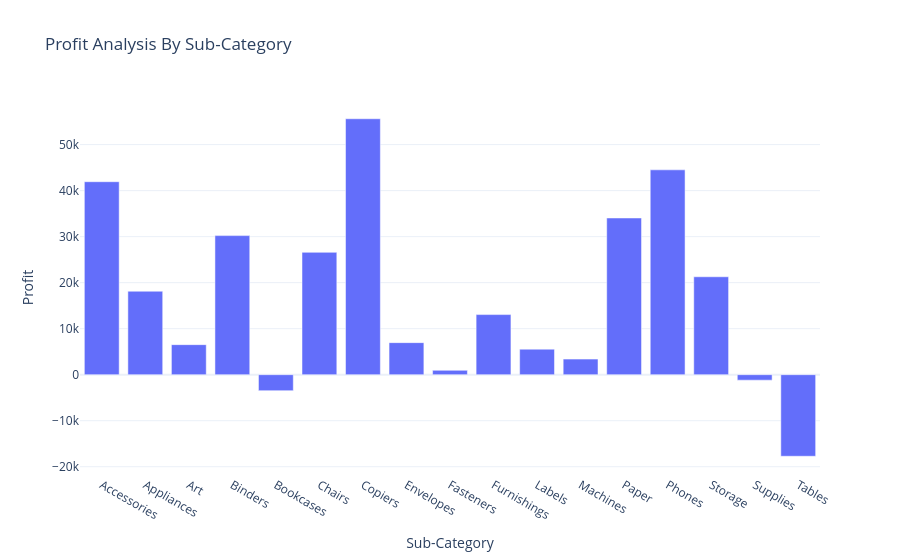

Here is the notebook cell this chart was saved with:
### Code cell
fig = px.bar(profit_by_subcategory, x = 'Sub-Category', y = 'Profit', title = 'Profit Analysis By Sub-Category')

fig.show()

### Figure 1 — Plotly figure (JSON) as saved in the notebook; plotly's stock layout.template omitted (floating-point values rounded to 4 significant figures)
{"data": [{"hovertemplate": "Sub-Category=%{x}<br>Profit=%{y}<extra></extra>", "legendgroup": "", "marker": {"color": "#636efa", "pattern": {"shape": ""}}, "name": "", "orientation": "v", "showlegend": false, "textposition": "auto", "type": "bar", "x": ["Accessories", "Appliances", "Art", "Binders", "Bookcases", "Chairs", "Copiers", "Envelopes", "Fasteners", "Furnishings", "Labels", "Machines", "Paper", "Phones", "Storage", "Supplies", "Tables"], "xaxis": "x", "y": [41940.0, 18140.0, 6528.0, 30220.0, -3473.0, 26590.0, 55620.0, 6964.0, 949.5, 13060.0, 5546.0, 3385.0, 34050.0, 44520.0, 21280.0, -1189.0, -17730.0], "yaxis": "y"}], "layout": {"barmode": "relative", "legend": {"tracegroupgap": 0}, "title": {"text": "Profit Analysis By Sub-Category"}, "xaxis": {"anchor": "y", "domain": [0, 1], "title": {"text": "Sub-Category"}}, "yaxis": {"anchor": "x", "domain": [0, 1], "title": {"text": "Profit"}}}}
